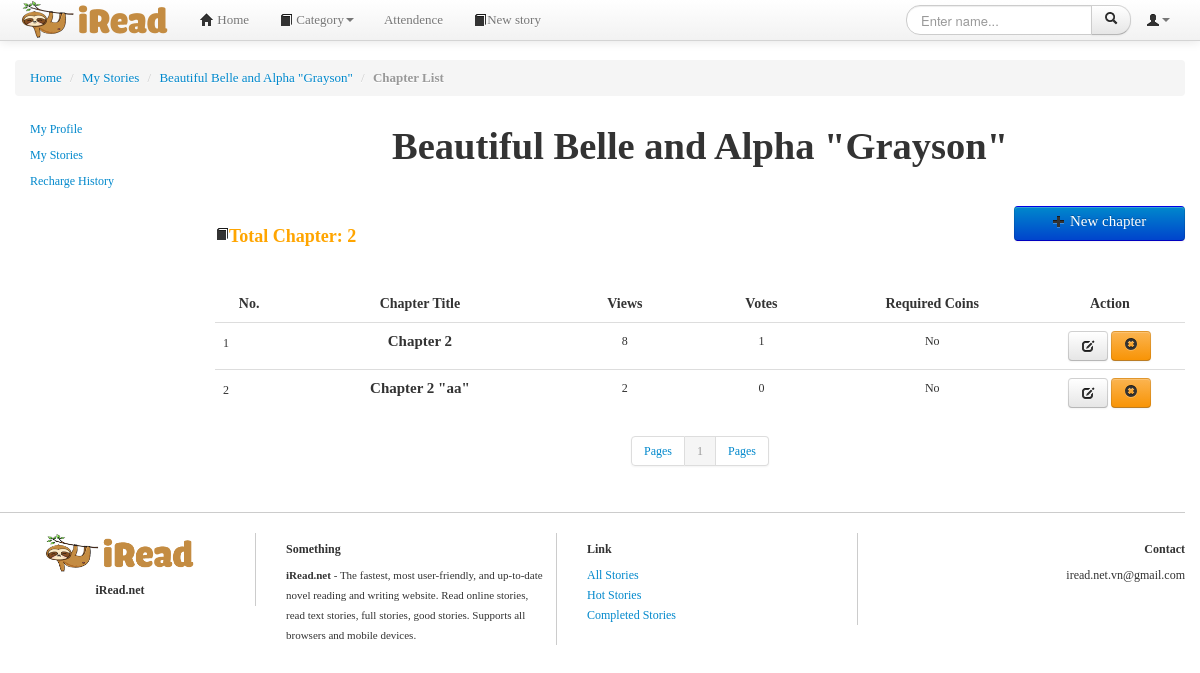
/chapterlist.php?storyID=1 (signed in), run on an earlier commit of the app's database.
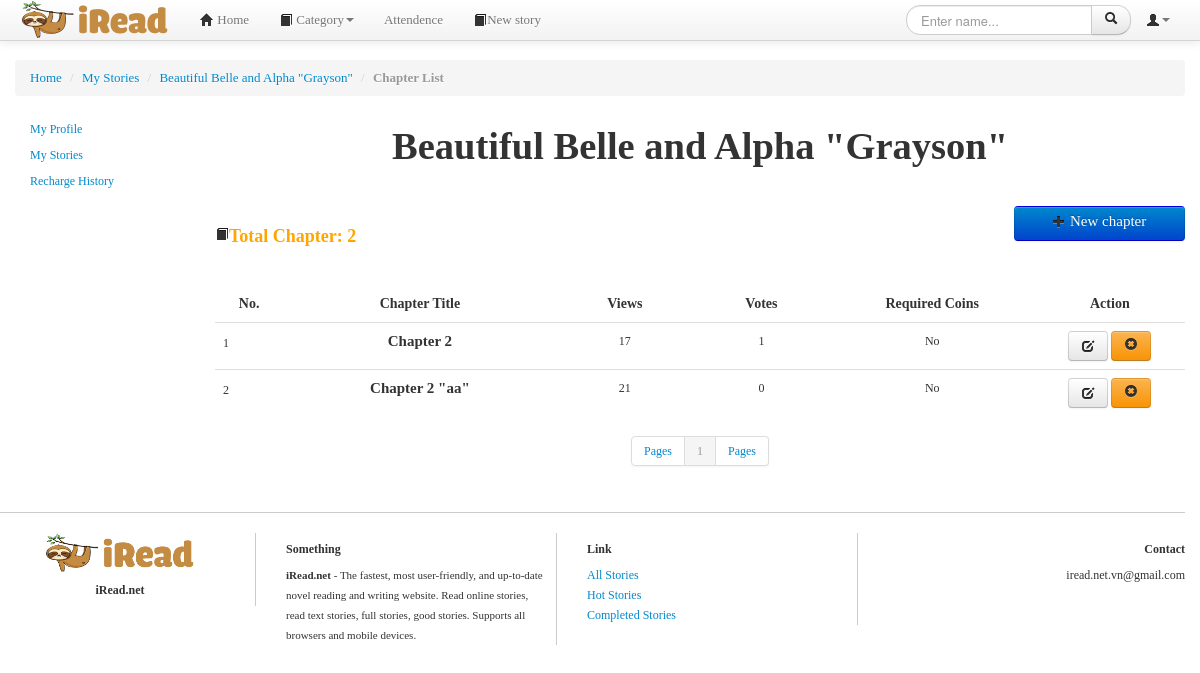
And on a later commit of the database.
### tables this page shows
CREATE TABLE `chapter` (
  `chapterID` bigint(20) NOT NULL,
  `chapterName` varchar(255) NOT NULL,
  `storyID` int(10) NOT NULL,
  `content` longtext NOT NULL,
  `requireCoin` tinyint(1) NOT NULL DEFAULT 0,
  `view` bigint(20) NOT NULL DEFAULT 0
);

### db.php (called while the page is built, shortened)
<?php
	$hostname='localhost';
	$username='root';
	$password='';
	$dbname='final_project';
	$port=3306;
	function query($sql)
	{
		global $hostname;
		global $username;
		global $password;
		global $dbname;
		global $port;
		$conn = new mysqli($hostname, $username, $password, $dbname, $port);
		$result = $conn->query($sql);
		$rows = mysqli_fetch_all($result);
		return $rows;
	}
	function decryptString($string)
	{
		$string = str_replace('!1$#5', '"', $string);
		$string = str_replace("^-&~5", "'", $string);
		return($string);
	}
?>

### chapterlist.php (the view, shortened to what the changed rows need)
<!DOCTYPE html>
<html lang="vi">
<head>
<link href="css/bootstrap.min.css" rel="stylesheet">
<link href="css/bootstrap-responsive.css" rel="stylesheet">
<link href="css/yamm.css" rel="stylesheet">
<link href="css/style.css" rel="stylesheet">
<link href="css/chosen.css" rel="stylesheet">
</head>
<?php
	require_once("./db.php");
    if(!isset($_SESSION['username'])){
?>
    	<script >
			alert ("You must login to access this page!");
			window.location.replace("./login.php");
		</script>
<?php
	}else{
		$storyID = $_GET["storyID"];
		$sql = "SELECT * FROM story WHERE storyID='" .$storyID . "'";
		$row = query($sql);
		$storyName = decryptString($row[0][1]);
		$sql1 = "SELECT * FROM chapter WHERE storyID='" .$storyID . "'";
		$row1 = query($sql1);
		$total = count($row1);
	}
?>
<body>
<div class="container">
	<div class="row">
		<div class="span12">
			<div class="row wrapper">
				<div class="span10">
						<h1 style="text-align: center;margin-top: 10px;"><?=$storyName?></h1>
						<ul class="nav" style="margin-top: 40px; margin-bottom: 40px">
							<li class="disable" style="float:left;width: 50%; color: Orange;"><h2><i class="icon-book icon-large"></i>Total Chapter: <?=$total?></h2></li>
						</ul>
						<p style="margin-top: 120px; width:90%">
						<table class="table" style="margin-top: 30px; width:100%">
							<thead>
								<tr >
								<th style="text-align: center; font-size: 14px; width: 5%;">No.</th>
								<th style="text-align: center; font-size: 14px; width: 20%;">Chapter Title</th>
								<th style="text-align: center; font-size: 14px; width: 10%;">Views</th>
								<th style="text-align: center; font-size: 14px; width: 10%;">Votes</th>
								<th style="text-align: center; font-size: 14px; width: 15%;">Required Coins</th>
								<th style="text-align: center; font-size: 14px; width: 11%;">Action</th>
								</tr>
							</thead>
							<tbody>
							<?php
								$pagesize = 15;
								$beginrow = 1;
								if((!isset($_GET['currentpage'])) || ($_GET['currentpage'] == '1'))
								{
									$beginrow = 0;
								}else{
									$beginrow = ($_GET['currentpage'] - 1) * $pagesize;
									$currentpage = $_GET['currentpage'];
								}
								$sql2= "SELECT * FROM chapter WHERE storyID='" .$storyID . "' LIMIT {$beginrow} , {$pagesize}";
								$row2=query($sql2);
								for($i=0; $i < count($row2); $i++)
								{
									$chapterID = $row2[$i][0];
									$viewNumber = $row2[$i][5];
							?>
								<tr>
									<td style="padding-top: 10px; width: 5%;"><?=$i+1?></td>
									<td style="width: 20%">
										<div  style="text-align: center; width: 100%">
											<div class="media-body">
												<a href="readstory.php?storyID=<?=$storyID?>&chapterID=<?=$chapterID?>"><h2 class="media-heading" style="font-size: 15px;line-height:20px;margin: 0;padding: 0;font-weight: bold;color:#333333;"><?=decryptString($row2[$i][1])?></h2></a>
											</div>
										</div>
									</td>
									<td style="width: 10%; text-align: center;"><?=$viewNumber?></td>
									<td style="width: 10%; text-align: center;">
									<?php
										$sql3 = "SELECT * FROM vote WHERE chapterID='" .$chapterID . "'";
										$row3 = query($sql3);
										$voteNumber = count($row3);
										echo($voteNumber);
									?>
									</td>
									<td style="width: 15%; text-align: center;">
									<?php
										if($row2[$i][4] == 0){
											echo("No");
										}else{
											echo("Yes");
										}
									?>
									</td>
									<td style="width: 11%; text-align: center; ">
										<a href="editchapter.php?chapterID=<?=$chapterID?>" class="btn"><i class="icon-edit icon-large"></i></a>
										<button type="button" name="btn_delete" id="btn_delete<?=$storyID?>" class="btn btn-warning" data-toggle="modal" data-target="#delete_confirm<?=$chapterID?>"><i class="icon-remove-sign"></i>
											</button>
									</td>
								</tr>
							<?php
								}
							?>
							</tbody>
						</table>
					</p>
			</div>
			<?php
			require_once("./footer.php");
		?>
		</div>
	</div>
</div>
</body>
</html>

What changed in the data, as far as the page shows it:
changed chapter "Chapter 2": view "8" → "17"
changed chapter "Chapter 2 \"aa\"": view "2" → "21"
